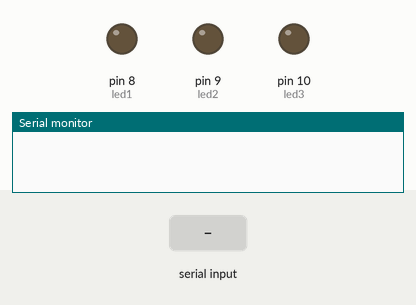
This sketch was run on a simulated Arduino Uno, built with avr-gcc and run on an emulated ATmega328P. Parts: output pins drawn as LEDs (lit = HIGH), the last lines printed to the serial monitor. The test bench sets the inputs (shaded band).

Above: at 1.2 s.
1.3 s: "MORNING_ON\n" received over Serial
At 2.0 s:
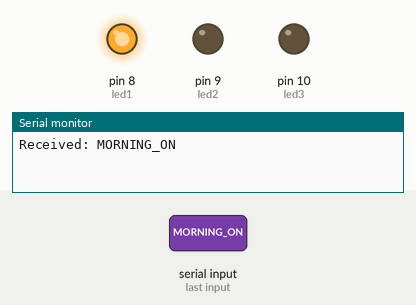
2.8 s: "AFTERNOON_ON\n" received over Serial
At 3.3 s:
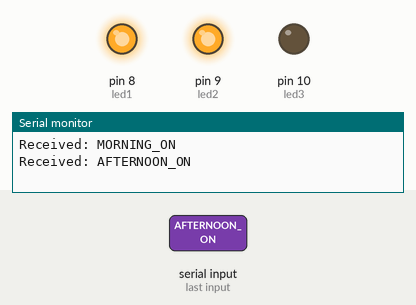
4.3 s: "NIGHT_ON\n" received over Serial
At 5.4 s:
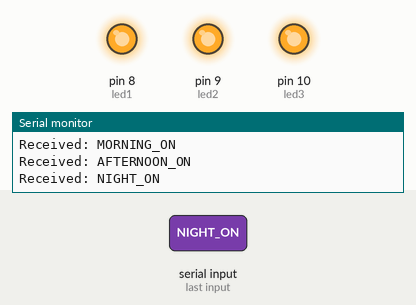
5.8 s: "MORNING_OFF\n" received over Serial
At 6.7 s:
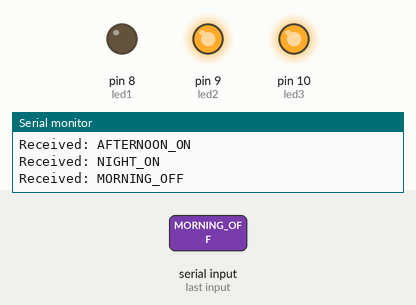
7.3 s: "AFTERNOON_OFF\n" received over Serial
At 7.9 s:
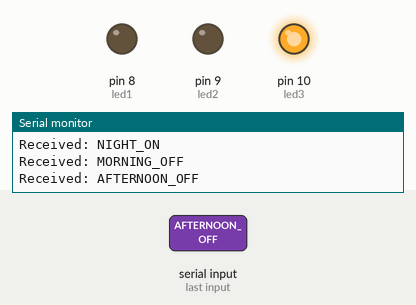
8.8 s: "MORNING_ON\n" received over Serial
At 10.1 s:
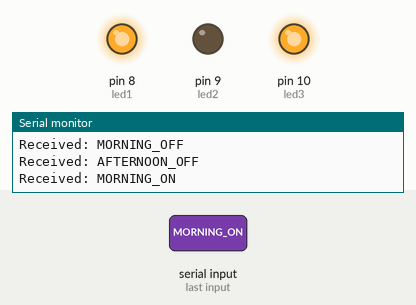
Timing chart, 0 to 11.3 s (numbered marks = the images above; inputs shaded):
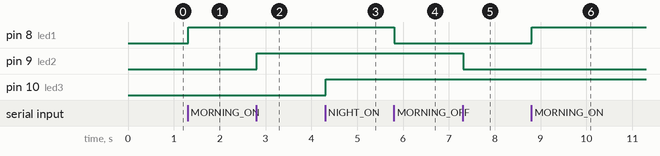

Measured:
- after the input at 1.3 s, pin 8 (led1): LOW → HIGH at once
- after the input at 2.8 s, pin 9 (led2): LOW → HIGH at once
- after the input at 4.3 s, pin 10 (led3): LOW → HIGH at once
- after the input at 5.8 s, pin 8 (led1): HIGH → LOW at once
- after the input at 7.3 s, pin 9 (led2): HIGH → LOW at once
- after the input at 8.8 s, pin 8 (led1): LOW → HIGH at once

The sketch:

arduino.ino
```cpp
int led1 = 8;
int led2 = 9;
int led3 = 10;

void setup() {

  Serial.begin(9600);

  pinMode(led1, OUTPUT);
  pinMode(led2, OUTPUT);
  pinMode(led3, OUTPUT);

}

void loop() {

  if (Serial.available()) {

    String data = Serial.readStringUntil('\n');
    data.trim();

    Serial.println("Received: " + data);

    if (data == "MORNING_ON") {
      digitalWrite(8, HIGH);
    }

    else if (data == "AFTERNOON_ON") {
      digitalWrite(9, HIGH);
    }

    else if (data == "NIGHT_ON") {
      digitalWrite(10, HIGH);
    }

    else if (data == "MORNING_OFF") {
      digitalWrite(8, LOW);
    }

    else if (data == "AFTERNOON_OFF") {
      digitalWrite(9, LOW);
    }

    else if (data == "NIGHT_OFF") {
      digitalWrite(10, LOW);
    }

  }

}
```
